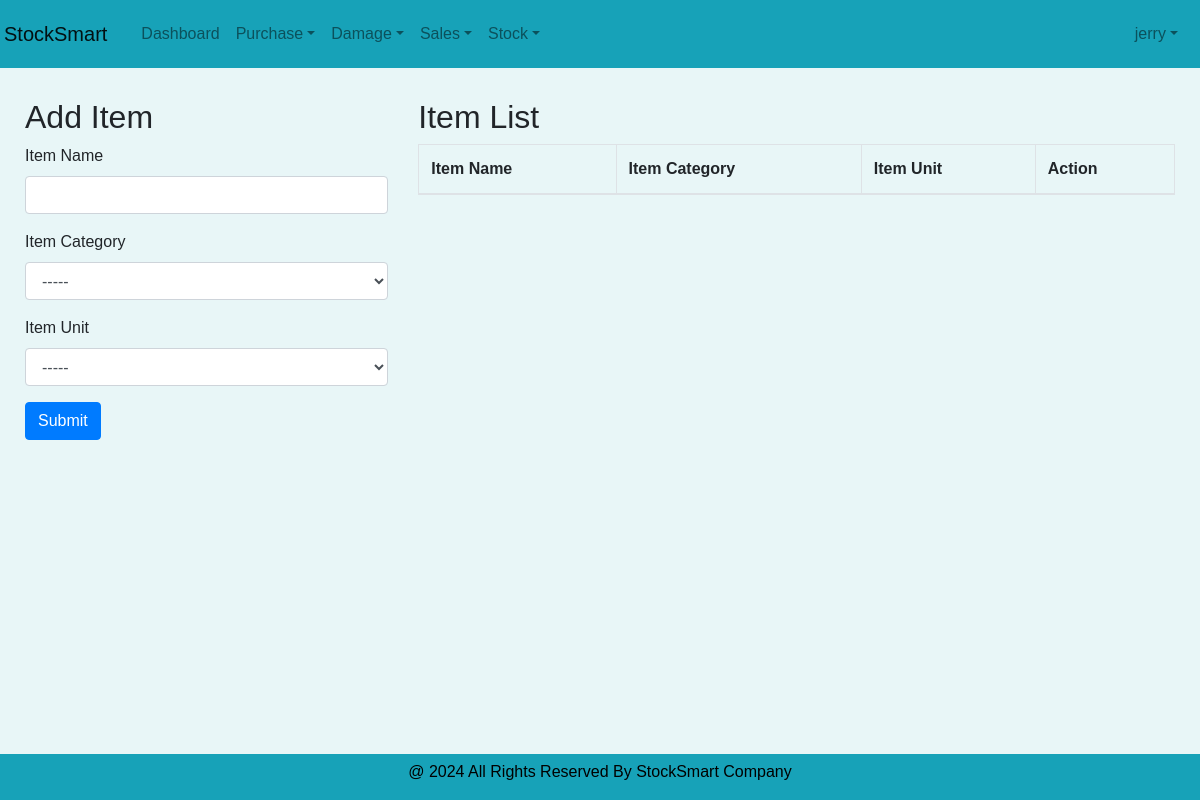
The app's page /Core/item_pg/ (signed in), older data.
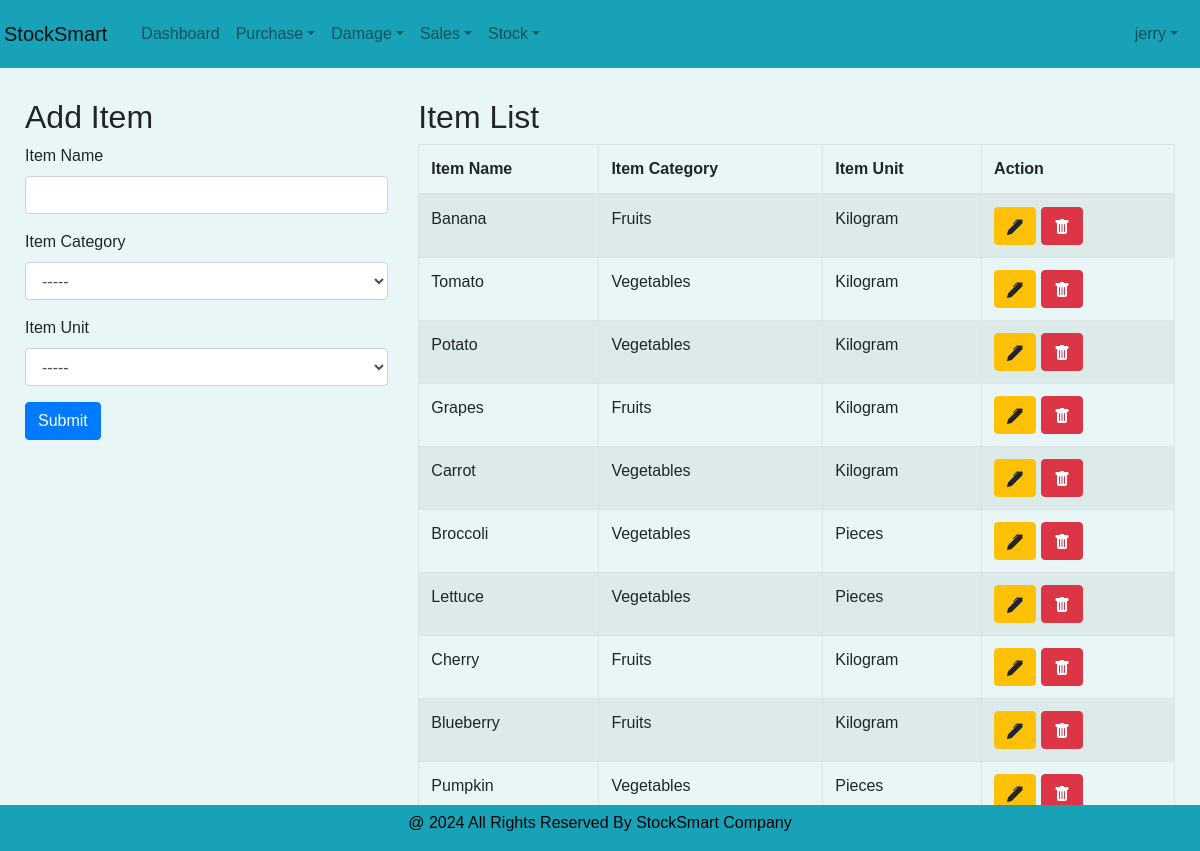
The same page, newer data.
### Core/models.py (models this page shows, shortened)
class itemTable(models.Model):
    UNIT_CHOICES = [
        ('Kilogram', 'Kg'),
        ('Pieces', 'Pcs'),
    ]
    CATEGORY_CHOICE = [
        ('Vegetables','Veg'),
        ('Fruits','Fru'),
    ]
    item_name = models.CharField(max_length=50,null=True, blank=True, unique=True)
    item_category = models.CharField(max_length=50, choices=CATEGORY_CHOICE)
    item_unit = models.CharField(max_length=15, choices=UNIT_CHOICES)

### Core/views.py (the view, shortened to what this page needs)
# urls.py: path('item_pg/',views.item_pg, name="item_pg"),
@admin_required
def item_pg(request):
    base_template = 'user/Index.html' if request.user.role == "Admin" else 'user/staff_index.html'
    item_data = itemTable.objects.all()
    return render(request,"core/item.html",{'item_data':item_data, 'base_template':base_template})

### templates/core/item.html (shortened to what this page needs)
<!DOCTYPE html>
{% extends base_template %}
{% block content %}
<html lang="en">
<head>
    <link href="https://maxcdn.bootstrapcdn.com/bootstrap/4.5.2/css/bootstrap.min.css" rel="stylesheet">
</head>
<body>
    <div class="container-fluid">
        <div class="row">
            <div class="form-container col-md-4">
                <h2 id="formTitle">Add Item</h2>
                <form id="itemForm" method="post" action="{% url 'item_pg' %}">
                    <div class="form-group">
                        <label for="itemName">Item Name</label>
                        <input name="itemname" type="text" class="form-control" id="itemName" required>
                    </div>
                    <div class="form-group">
                        <label for="itemCategory">Item Category</label>
                        <select name="itmecategory" class="form-control" id="itemCategory" required>
                            <option value="">-----</option>
                        </select>
                    </div>
                    <div class="form-group">
                        <label for="itemUnit">Item Unit</label>
                        <select name="itemunit" class="form-control" id="itemUnit" required>
                            <option value="">-----</option>
                        </select>
                    </div>
                    <button type="submit" class="btn btn-primary">Submit</button>
                </form>
            </div>
            <div class="table-container col-md-8">
                <h2>Item List</h2>
                <table class="table table-bordered table-striped">
                    <thead>
                        <tr>
                            <th>Item Name</th>
                            <th>Item Category</th>
                            <th>Item Unit</th>
                            <th>Action</th>
                        </tr>
                    </thead>
                    <tbody id="itemsTableBody">
                    {% for i in item_data %}
                    <tr>
                        <td>{{i.item_name}}</td>
                        <td>{{i.item_category}}</td>
                        <td>{{i.item_unit}}</td>
                        <td><button type="button" class="btn btn-warning" onclick="editItem('{{i.id}}', '{{i.item_name}}', '{{i.item_category}}', '{{i.item_unit}}')">
                            </button>
                            <a href="{% url 'deleteItem' Did=i.id%}"><button type="submit" class="btn btn-danger" id="deleteItem">
                            </button></a></td>
                    </tr>
                    {% endfor %}
                    </tbody>
                </table>
            </div>
        </div>
    </div>
</body>
</html>
{% endblock %}

Row changes from the older to the newer data that the page shows:
added itemTable: item_name "Banana", item_category "Fruits", item_unit "Kilogram"
added itemTable: item_name "Tomato", item_category "Vegetables", item_unit "Kilogram"
added itemTable: item_name "Potato", item_category "Vegetables", item_unit "Kilogram"
added itemTable: item_name "Grapes", item_category "Fruits", item_unit "Kilogram"
added itemTable: item_name "Carrot", item_category "Vegetables", item_unit "Kilogram"
added itemTable: item_name "Broccoli", item_category "Vegetables", item_unit "Pieces"
added itemTable: item_name "Lettuce", item_category "Vegetables", item_unit "Pieces"
added itemTable: item_name "Cherry", item_category "Fruits", item_unit "Kilogram"
added itemTable: item_name "Blueberry", item_category "Fruits", item_unit "Kilogram"
added itemTable: item_name "Pumpkin", item_category "Vegetables", item_unit "Pieces"
